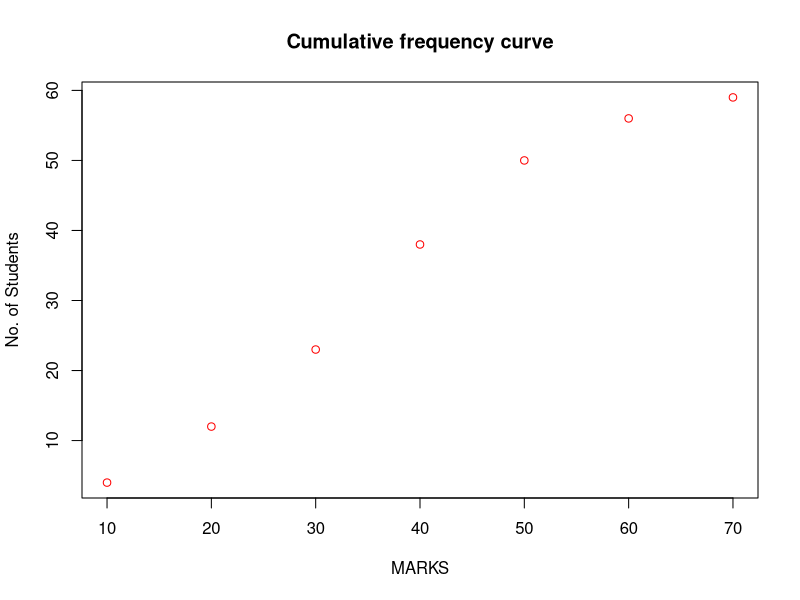
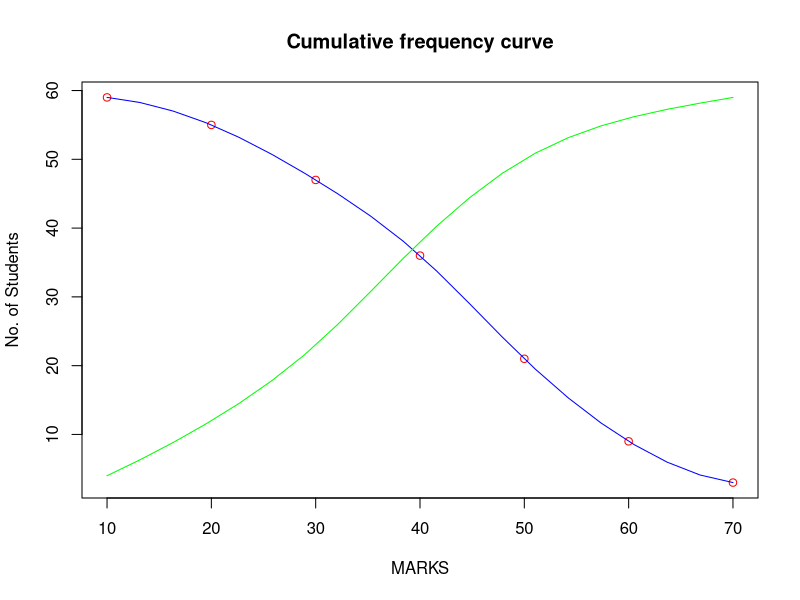

The R script that drew these images, in order:
#PAGE NUMBER--2.31
#Example number--2.23

m.g=c("0-10","10-20","20-30","30-40","40-50","50-60","60-70")  	#Marks Group
f=c(4,8,11,15,12,6,3)
l.c.f=cumsum(f)									#Less than cumulative frequency
m.c.f=rev(cumsum(rev(f)))
data.distr=data.frame(m.g,f,l.c.f,m.c.f)					#More than cumulative frequency
data.distr
#For lower quartile (Q1)
N=sum(f)
Q1=20+10/11*(N/4-l.c.f[2])
Q1
#For middle quartile (Q2)                   
Q2=30+10/15*(N/2-l.c.f[3])							#Median
Q2
#For upper quartile (Q3)
Q3=40+10/12*(3*N/4-l.c.f[4])
Q3
x=seq(10,70,10)
plot(x,l.c.f,xlab="MARKS",ylab="No. of Students",main="Cumulative frequency curve",col="red")
sp=spline(x,l.c.f,n=20)
plot(x,m.c.f,xlab="MARKS",ylab="No. of Students",main="Cumulative frequency curve",col="red")
spl=spline(x,m.c.f,n=20)
lines(spl,col="blue")
lines(sp,col="green")
locator()
